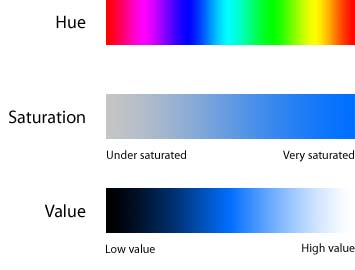
#> input picture Vision/hsv-samples.jpg, 355 x 270 px
$ python -i vision.py   (imports and definitions only)
#> lines starting #> are read from the running program, lines starting #| are printed output that depends on the picture; after the words box and inside, x2 and y2 are one past the last pixel; in counts of white or black regions, pixels touching at a corner belong together
##
#@file
#Vision to gcode module. Use asGCode for main interface to file.
import cv2 as cv
import numpy as np
import operator
from GCode import gcodeFormatter as gc
from functools import reduce, partial

# [93 lines left out: functions asGCode, organizeLines, linesAsGCode, not called in this run]


# Find lines in contours
def contourLines(granularity, contour):
    return cv.approxPolyDP(contour, granularity, True)


# Find contours from edges
def imageContours(edges):
    contours, heierarchy = cv.findContours(edges, cv.RETR_TREE, cv.CHAIN_APPROX_SIMPLE)
    return contours


# Convert image from RGB to grayscale and find edges
def grayEdge(img):
    # Create grayscale version of img with blurring to reduce noise
    grayImg = img.copy()
    grayImg = cv.cvtColor(grayImg, cv.COLOR_RGB2GRAY)
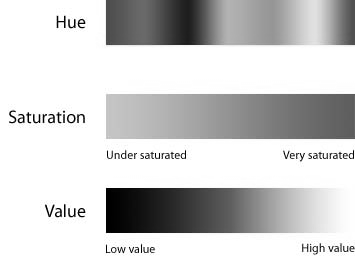
#> grayImg: shape (270, 355); min 0, max 255, mean 207.6
    grayImg = cv.blur(grayImg, (3, 3))
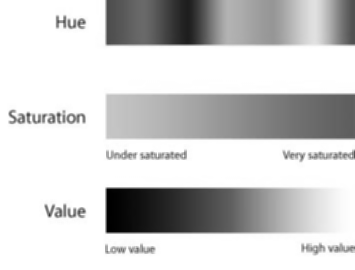
#> grayImg: shape (270, 355); min 0, max 255, mean 207.6

    # Find edge thresholds using a method called "Otsu's method"
    highThresh, thresh_im = cv.threshold(grayImg, 0, 255, cv.THRESH_BINARY + cv.THRESH_OTSU)
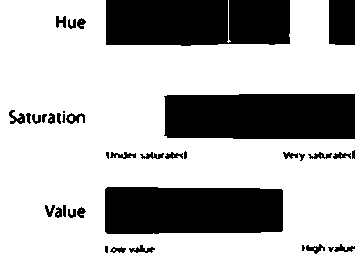
#> thresh_im: shape (270, 355); 71.1% white; 38 black regions (5 under 20 px), largest, box (x1, y1, x2, y2) and area: (164, 94, 355, 139) 8404, (106, 0, 290, 46) 8174, (105, 187, 283, 234) 8063
#> highThresh = 178
    lowThresh = 0.5 * highThresh
#> lowThresh = 89

    # Find edges
    edges = cv.Canny(grayImg, lowThresh, highThresh)
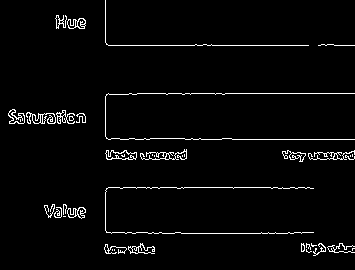
#> edges: shape (270, 355); 3.1% white in thin lines or dots

    # Try to "close" edges to create more defined contours
    modifiedEdges = cv.morphologyEx(edges, cv.MORPH_CLOSE, np.ones((2, 2)))
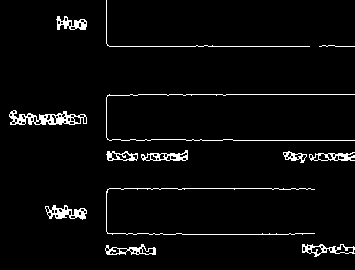
#> modifiedEdges: shape (270, 355); 3.7% white in thin lines or dots

    return modifiedEdges


# Returns an array of colors representing the average color along each contour in the given image
def contourColors(img, contours):
    return list(map(partial(avgContourPixelValue, img), contours))


# Return average color of contour in img
def avgContourPixelValue(img, contour):
    contourColors = list(map(lambda c: img[c[0][1], c[0][0]], contour))
    return np.average(contourColors, 0)


# Returns a function that determines if value y or z is closer to x
def closestTo(x):
    return lambda y, z: y if reduce(operator.and_, np.less(np.abs(np.subtract(y, x)), np.abs(np.subtract(z, x)))) else z


# [33 lines not run here, left out]

>>> import cv2
>>> picture = cv2.cvtColor(cv2.imread('hsv-samples.jpg'), cv2.COLOR_BGR2RGB)
>>> result = grayEdge(picture)

$ run again, on Vision/hsvtest.png
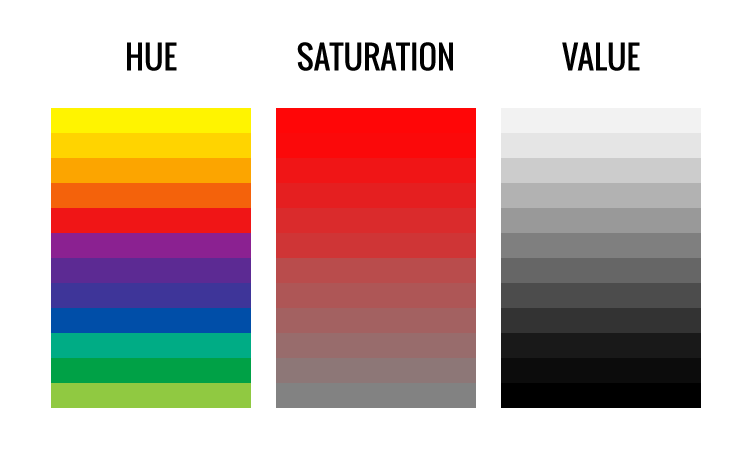
#> input picture Vision/hsvtest.png, 750 x 450 px
#> in grayEdge, `highThresh, thresh_im = cv.threshold(grayImg, 0, 255, cv.THRESH_BINARY..`:
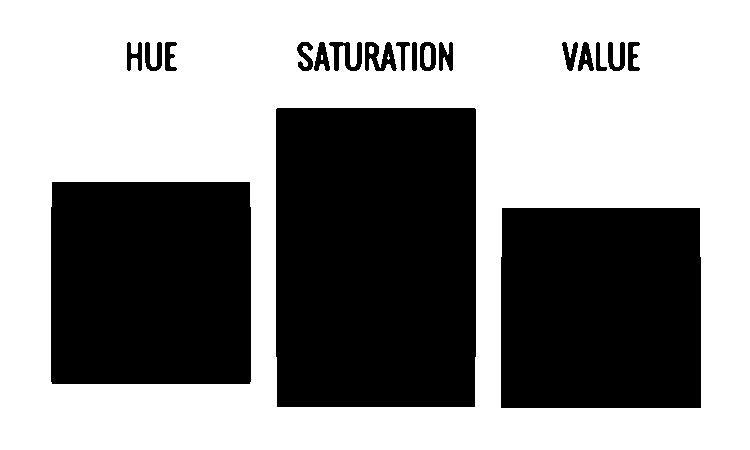
#> thresh_im: shape (450, 750); 57.3% white; 19 black regions, largest, box (x1, y1, x2, y2) and area: (276, 108, 476, 407) 59698, (51, 182, 251, 384) 40346, (501, 208, 701, 408) 39902
#> highThresh = 166
#> lowThresh = 83
#> edges: shape (450, 750); 1.4% white in thin lines or dots, all inside (x1, y1, x2, y2) = (50, 42, 701, 408)
#> in grayEdge, `modifiedEdges = cv.morphologyEx(edges, cv.MORPH_CLOSE, np.ones((2, 2)))`:
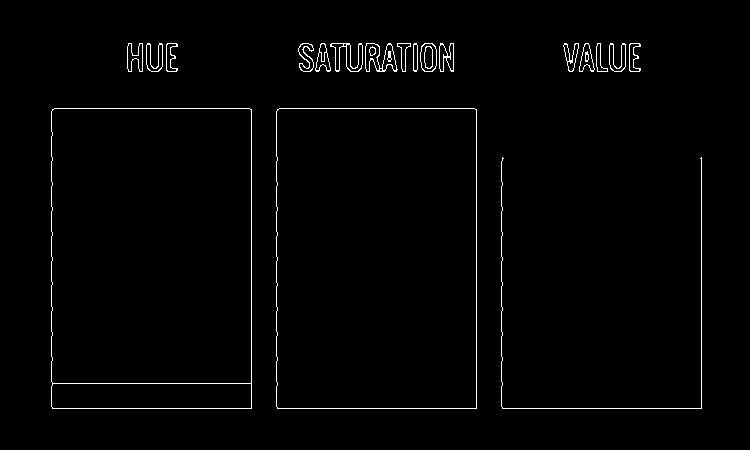
#> modifiedEdges: shape (450, 750); 1.5% white in thin lines or dots, all inside (x1, y1, x2, y2) = (51, 43, 702, 409)
